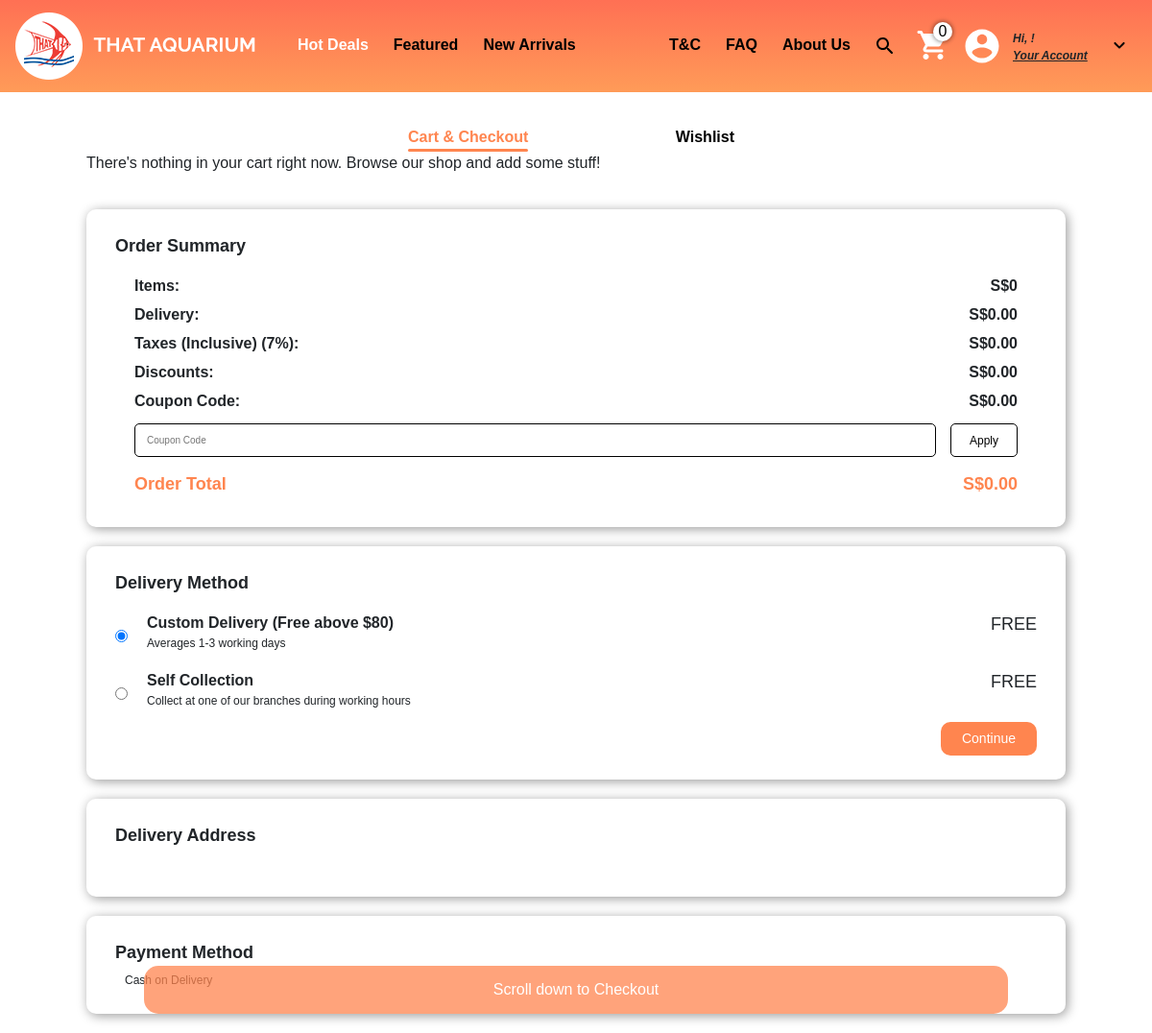
The page /cart/ (signed in) on the database as committed earlier.
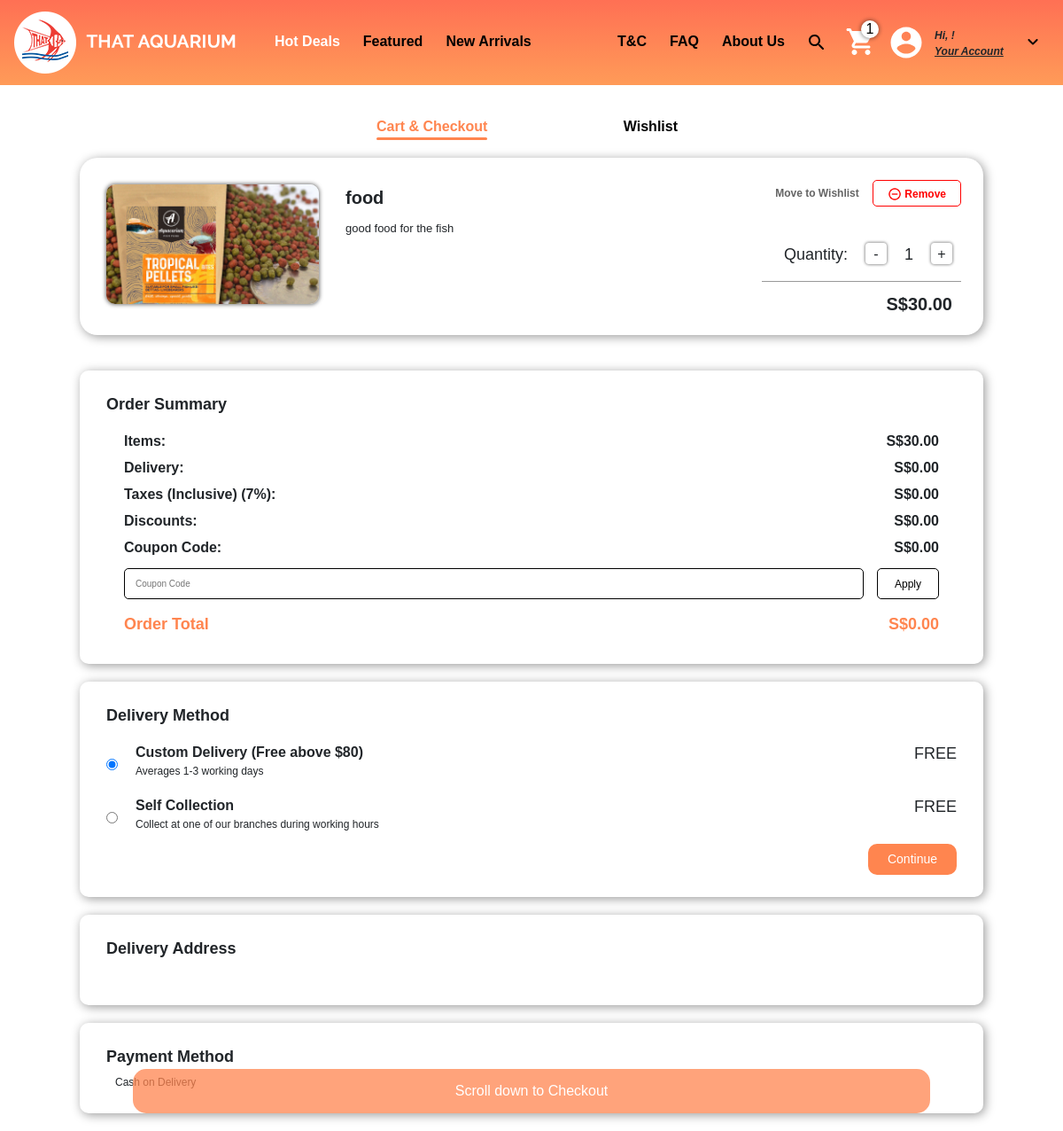
The same page on the database as committed later.
### store/models.py (models this page shows, shortened)
class Orderitem(models.Model):
    product = models.ForeignKey(Product,on_delete=models.SET_NULL,null=True,blank=True)
    order = models.ForeignKey(Order,on_delete=models.SET_NULL,null=True,blank=True)
    quantity = models.IntegerField(default=0)
    date_added = models.DateTimeField(auto_now_add=True)
    @property
    def get_total(self):
        total = self.product.price * self.quantity
        return total

class Product(models.Model):
    display = [
        ('H', 'Hot deals'),
        ('F', 'Featured'),
        ('N', 'New Arrivals'),
        ('B', 'Blocked'), #hidden from every where but exists in the database
        ('D', 'Database'),#this means it will be avaliable in the search but not in the other fields
    ]
    product_name = models.CharField(max_length=150,default="product")
    product_type = models.CharField(max_length=100,default="accessory")
    product_class = models.CharField(max_length=100,default="class")
    product_category = models.CharField(max_length=100,default="parts")
    price = models.DecimalField(decimal_places=2,max_digits=9)
    image = models.ImageField(null=True,blank=True)
    quantity = models.IntegerField(default=0)
    description = models.TextField(default="Description")
    display_type = models.CharField(max_length=1,choices=display,default='D')
    @property
    def imageURL(self):
            try:
                url = self.image.url
            except:
                url = ''
            return url

### store/views.py (the view)
# urls.py: path('cart/', views.cart,name='cart'),
def cart(request):
    items,CartTotal =cartData(request)
    cartItem = cartItemData(request)
    addresses = addressData(request)
    context = {'cartItems':cartItem,"items":items,"CartTotal":CartTotal,"addresses":addresses}
    return render(request,'home_page/cart.html',context)

### store/models.py (called while the page is built)
    @property
    def get_cart_items(self):
        orderitem = self.orderitem_set.all()
        total = sum([item.quantity for item in orderitem])
        return total

    def __str__(self):
        return self.id.__str__()

### store/utils.py (called while the page is built)
def cartData(request):
    if request.user.is_authenticated:
        customer = request.user
        order,created = Order.objects.get_or_create(customer=customer)
        items = order.orderitem_set.all()
        CartTotal = 0
        for item in items:
            CartTotal += item.get_total
    else:
        cartItem,items = CookieCart(request)
        CartTotal = 0
        for item in items:
            CartTotal+=item["get_total"]
    return [items,CartTotal]

def cartItemData(request):
    if request.user.is_authenticated:
        customer = request.user
        order, created = Order.objects.get_or_create(customer=customer)
        cartItem = order.get_cart_items
    else:
        cartItem,items = CookieCart(request)
    return cartItem

def addressData(request):
    if request.user.is_authenticated:
        customer = request.user
        address = customer.address_set.all()
        print(address)
    return address

### store/templates/home_page/cart.html (shortened to what the changed rows need)
{% extends 'home_page/main.html' %}
{% load static %}
{% block content %}
    <link href = "{% static 'css/cart.css' %}" rel = "stylesheet" type = "text/css">
    <div class = "cart-body mx-auto">
        <div class = "cart-region">
            {% if items|length != 0 %}
                {% for item in items %}
                    <div class = "cart-item">
                        <img src='{{ item.product.imageURL }}' class = "item-images">
                        <div class = "item-text">
                            <p class = "item-name">{{ item.product.product_name }}</p>
                            <p class = "item-description">{{ item.product.description }}</p>
                        </div>
                        <div class = "item-right-side-elements">
                            <div class = "cart-buttons">
                                {% if request.user.is_authenticated %}
                                    <button class = "save-later update-cart" data-product={{ item.product.id }} data-action="w" data-qty = {{ item.quantity }}>Move to Wishlist</button>
                                {% endif %}
                                <button class = "btn update-cart remove-from-cart" data-action="deletec" data-product={{ item.product.id }}>
                                    <img src = "{% static 'images/Checkout/remove_circle_outline-24px.png' %}" class = "remove-image">
                                    Remove
                                </button>
                            </div>
                            <div class = "item-right-side-bottom-elements">
                                <div class = "quantities">
                                    <p class = "quantity-text">Quantity:</p>
                                    <button  data-product={{ item.product.id }} data-action="removec" class="btn update-cart change-quantity change-quantity-minus">-</button>
                                    <p class = "item-quantity">{{ item.quantity }}</p>
                                    <button  data-product={{ item.product.id }} data-action="addc" class="btn update-cart change-quantity change-quantity-add">+</button>
                                </div>
                                <div class = "divider"></div>
                                <p class = "item-total">S${{ item.get_total }}</p>
                            </div>
                        </div>
                    </div>
                {% endfor %}
            {% else %}
                <p>There's nothing in your cart right now. Browse our shop and add some stuff!</p>
            {% endif %}
        </div>
        <div class = "summary-region" id = "summary-region">
            <form id = "cart-form">
                <div class = "order-summary summary-region-items">
                    <div class = "order-summary-inner">
                        <div class = "order-summary-inner-text order-summary-inner-text-row-1">
                            <p class = "order-summary-inner-text-row-1-left order-summary-inner-text-row-left">Items:</p>
                            <p class = "order-summary-inner-text-row-1-right order-summary-inner-text-row-right">S${{ CartTotal }}</p>
                        </div>
                    </div>
                </div>
            </form>
        </div>
    </div>
{% endblock content %}

Rows that differ between the two databases and show on the page:
added Orderitem: product.imageURL (picture), product.product_name "food", product.description "good food for the fish", quantity "1", get_total "30.00"
Other text that changed with them:
{{ cartItems }}: "0" → "1"
{{ CartTotal }}: "0" → "30.00"
text no longer shown: "There's nothing in your cart right now. Browse our shop and add some stuff!"
